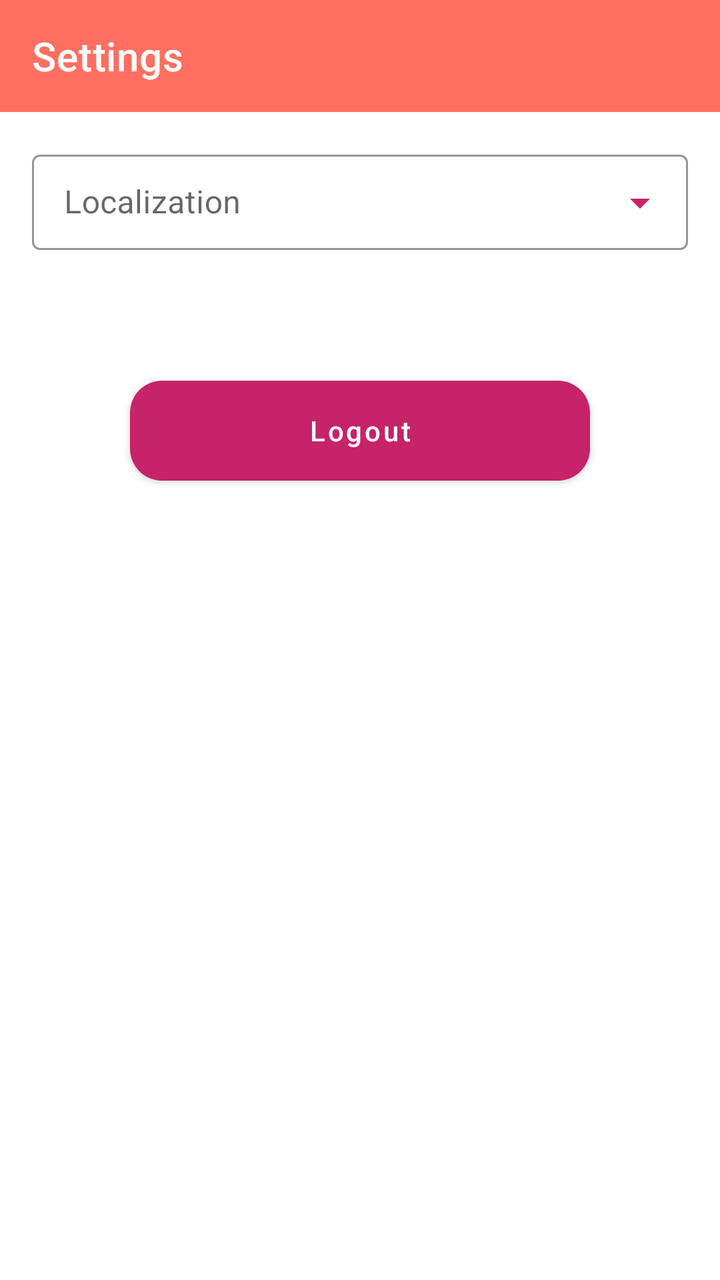
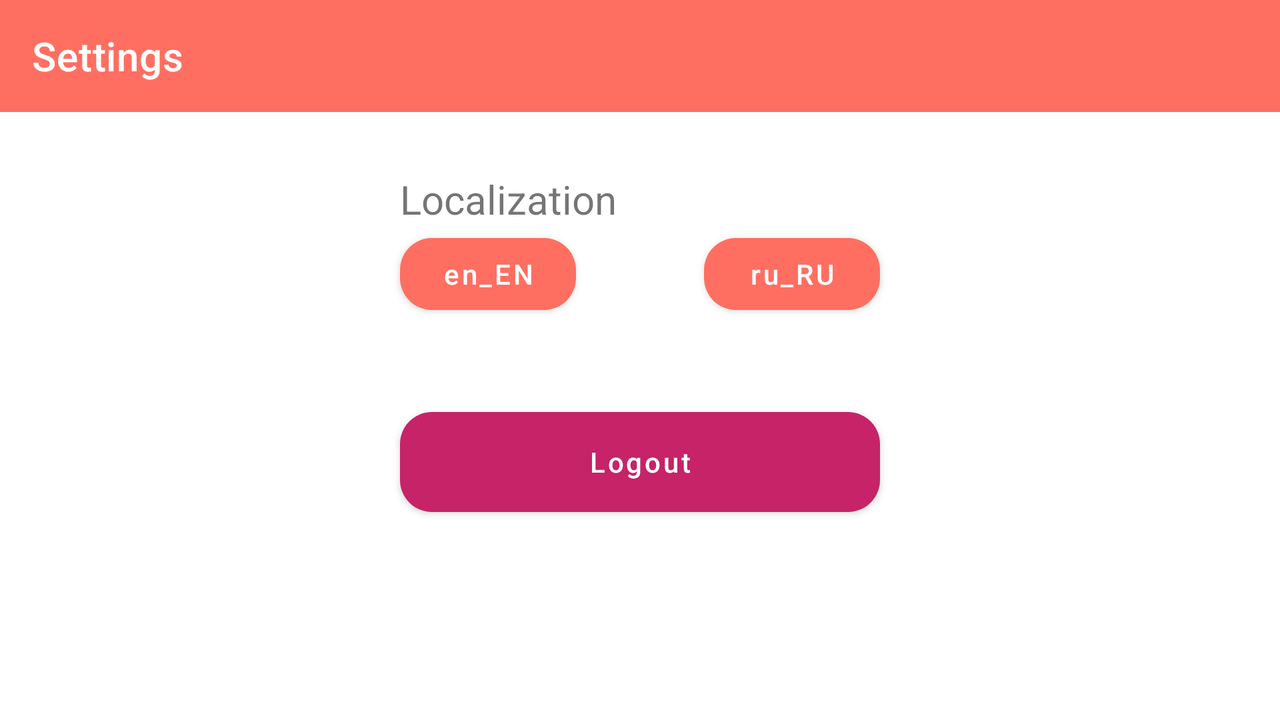

Two renders of one Android screen. The first uses the default layout on a phone; the second uses the alternative layout the repository ships for a different screen configuration, on a matching device. The two XML files are below.
<!-- AndroidManifest.xml: application theme Theme.MyApplication -->
<!-- res/layout/fragment_settings.xml -->
<?xml version="1.0" encoding="utf-8"?>
<FrameLayout xmlns:android="http://schemas.android.com/apk/res/android"
    xmlns:app="http://schemas.android.com/apk/res-auto"
    xmlns:tools="http://schemas.android.com/tools"
    android:layout_width="match_parent"
    android:layout_height="match_parent"
    tools:context=".fragments.mainFragment.SettingsFragment">

    <androidx.constraintlayout.widget.ConstraintLayout
        android:layout_width="match_parent"
        android:layout_height="match_parent">

        <com.google.android.material.appbar.AppBarLayout
            android:id="@+id/appBarLayout"
            android:layout_width="match_parent"
            android:layout_height="wrap_content"
            android:background="@color/secondary_color"
            app:layout_constraintEnd_toEndOf="parent"
            app:layout_constraintStart_toStartOf="parent"
            app:layout_constraintTop_toTopOf="parent">

            <com.google.android.material.appbar.MaterialToolbar
                android:id="@+id/topAppBar"
                style="@style/Widget.MaterialComponents.Toolbar.Primary"
                android:layout_width="match_parent"
                android:layout_height="?attr/actionBarSize"
                android:background="@color/secondary_color"
                app:title="@string/top_app_bar_settings_title" />
        </com.google.android.material.appbar.AppBarLayout>

        <com.google.android.material.textfield.TextInputLayout
            android:id="@+id/textInputLayout"
            style="@style/Widget.MaterialComponents.TextInputLayout.OutlinedBox.Dense.ExposedDropdownMenu"
            android:layout_width="match_parent"
            android:layout_height="wrap_content"
            android:layout_margin="16dp"
            app:boxStrokeColor="@color/color_highlight"
            app:endIconTint="@color/color_highlight"
            app:hintTextColor="@color/color_highlight"
            app:layout_constraintEnd_toEndOf="parent"
            app:layout_constraintStart_toStartOf="parent"
            app:layout_constraintTop_toBottomOf="@+id/appBarLayout">

            <AutoCompleteTextView
                android:layout_width="match_parent"
                android:layout_height="wrap_content"
                android:hint="@string/localization"
                android:inputType="none"
                android:textColorHint="#616161" />

        </com.google.android.material.textfield.TextInputLayout>

        <com.google.android.material.button.MaterialButton
            android:id="@+id/logout"
            style="@style/Widget.MaterialComponents.Button"
            android:layout_width="0dp"
            android:layout_height="50dp"
            android:layout_marginStart="65dp"
            android:layout_marginTop="65dp"
            android:layout_marginEnd="65dp"
            android:contentDescription="@string/add_note"
            android:insetTop="0dp"
            android:insetRight="0dp"
            android:insetBottom="0dp"
            android:text="@string/logout"
            android:textAllCaps="false"
            app:backgroundTint="@color/color_highlight"
            app:cornerRadius="16dp"
            app:layout_constraintEnd_toEndOf="parent"
            app:layout_constraintStart_toStartOf="parent"
            app:layout_constraintTop_toBottomOf="@+id/textInputLayout" />

    </androidx.constraintlayout.widget.ConstraintLayout>
</FrameLayout>
<!-- resources referenced by this layout -->
<resources>
  <color name="color_highlight">#C62368</color>
  <color name="secondary_color">#FF6F61</color>
  <string name="add_note">add_note</string>
  <string name="localization">Localization</string>
  <string name="logout">Logout</string>
  <string name="top_app_bar_settings_title">Settings</string>
  <style name="Theme.MyApplication" parent="Theme.MaterialComponents.DayNight.DarkActionBar">
          
          <item name="colorPrimary">@color/purple_500</item>
          <item name="colorPrimaryVariant">@color/purple_700</item>
          <item name="colorOnPrimary">@color/white</item>
          
          <item name="colorSecondary">@color/teal_200</item>
          <item name="colorSecondaryVariant">@color/teal_700</item>
          <item name="colorOnSecondary">@color/black</item>
          
          <item name="android:statusBarColor" tools:targetApi="l">?attr/colorPrimaryVariant</item>
          
          <item name="windowNoTitle">true</item>
          <item name="windowActionBar">false</item>
          <item name="android:windowFullscreen">true</item>
      </style>
  <color name="purple_500">#FF6200EE</color>
  <color name="purple_700">#FF3700B3</color>
  <color name="white">#FFFFFFFF</color>
  <color name="teal_200">#FF03DAC5</color>
  <color name="teal_700">#FF018786</color>
  <color name="black">#FF000000</color>
</resources>
<!-- res/layout-land/fragment_settings.xml (the repository's variant of the layout above) -->
<!-- drawn on the phone turned sideways -->
<?xml version="1.0" encoding="utf-8"?>
<FrameLayout xmlns:android="http://schemas.android.com/apk/res/android"
    xmlns:app="http://schemas.android.com/apk/res-auto"
    xmlns:tools="http://schemas.android.com/tools"
    android:layout_width="match_parent"
    android:layout_height="match_parent"
    tools:context=".fragments.mainFragment.SettingsFragment"
    android:id="@+id/settingsFragment">

    <androidx.constraintlayout.widget.ConstraintLayout
        android:layout_width="match_parent"
        android:layout_height="match_parent">

        <com.google.android.material.appbar.AppBarLayout
            android:id="@+id/appBarLayout"
            android:layout_width="match_parent"
            android:layout_height="wrap_content"
            android:background="@color/secondary_color"
            app:layout_constraintEnd_toEndOf="parent"
            app:layout_constraintStart_toStartOf="parent"
            app:layout_constraintTop_toTopOf="parent">

            <com.google.android.material.appbar.MaterialToolbar
                android:id="@+id/topAppBar"
                style="@style/Widget.MaterialComponents.Toolbar.Primary"
                android:layout_width="match_parent"
                android:layout_height="?attr/actionBarSize"
                android:background="@color/secondary_color"
                app:title="@string/top_app_bar_settings_title" />
        </com.google.android.material.appbar.AppBarLayout>

        <com.google.android.material.button.MaterialButton
            android:id="@+id/logout"
            style="@style/Widget.MaterialComponents.Button"
            android:layout_width="0dp"
            android:layout_height="50dp"
            android:layout_marginStart="200dp"
            android:layout_marginTop="150dp"
            android:layout_marginEnd="200dp"
            android:contentDescription="@string/add_note"
            android:insetTop="0dp"
            android:insetRight="0dp"
            android:insetBottom="0dp"
            android:text="@string/logout"
            android:textAllCaps="false"
            app:backgroundTint="@color/color_highlight"
            app:cornerRadius="16dp"
            app:layout_constraintEnd_toEndOf="parent"
            app:layout_constraintHorizontal_bias="1.0"
            app:layout_constraintStart_toStartOf="parent"
            app:layout_constraintTop_toBottomOf="@+id/appBarLayout" />

        <com.google.android.material.button.MaterialButton
            android:id="@+id/enButton"
            android:layout_width="wrap_content"
            android:layout_height="wrap_content"
            android:layout_marginStart="200dp"
            android:text="en_EN"
            android:textAllCaps="false"
            app:backgroundTint="@color/secondary_color"
            app:cornerRadius="16dp"
            app:layout_constraintStart_toStartOf="parent"
            app:layout_constraintTop_toBottomOf="@+id/localization" />

        <com.google.android.material.button.MaterialButton
            android:id="@+id/ruButton"
            android:layout_width="wrap_content"
            android:layout_height="wrap_content"
            android:layout_marginEnd="200dp"
            android:text="ru_RU"
            android:textAllCaps="false"
            app:backgroundTint="@color/secondary_color"
            app:cornerRadius="16dp"
            app:layout_constraintEnd_toEndOf="parent"
            app:layout_constraintTop_toBottomOf="@+id/localization" />

        <TextView
            android:id="@+id/localization"
            android:layout_width="0dp"
            android:layout_height="wrap_content"
            android:layout_marginStart="200dp"
            android:layout_marginTop="30dp"
            android:text="@string/localization"
            android:textSize="20sp"
            app:layout_constraintEnd_toEndOf="parent"
            app:layout_constraintStart_toStartOf="parent"
            app:layout_constraintTop_toBottomOf="@+id/appBarLayout" />

    </androidx.constraintlayout.widget.ConstraintLayout>
</FrameLayout>
